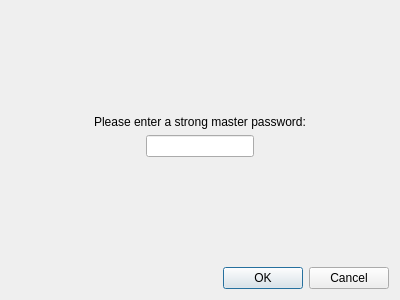
<?xml version="1.0" encoding="UTF-8"?>
<ui version="4.0">
 <class>SetupDialog</class>
 <widget class="QDialog" name="SetupDialog">
  <property name="geometry">
   <rect>
    <x>0</x>
    <y>0</y>
    <width>400</width>
    <height>300</height>
   </rect>
  </property>
  <property name="windowTitle">
   <string>Initial Setup</string>
  </property>
  <property name="locale">
   <locale language="English" country="UnitedStates"/>
  </property>
  <layout class="QVBoxLayout" name="verticalLayout_2">
   <item>
    <layout class="QVBoxLayout" name="verticalLayout">
     <item>
      <spacer name="verticalSpacer">
       <property name="orientation">
        <enum>Qt::Vertical</enum>
       </property>
       <property name="sizeHint" stdset="0">
        <size>
         <width>20</width>
         <height>40</height>
        </size>
       </property>
      </spacer>
     </item>
     <item alignment="Qt::AlignHCenter">
      <widget class="QLabel" name="label">
       <property name="text">
        <string>Please enter a strong master password:</string>
       </property>
      </widget>
     </item>
     <item alignment="Qt::AlignHCenter">
      <widget class="QLineEdit" name="lineEdit">
       <property name="locale">
        <locale language="English" country="UnitedStates"/>
       </property>
       <property name="echoMode">
        <enum>QLineEdit::Password</enum>
       </property>
      </widget>
     </item>
     <item>
      <spacer name="verticalSpacer_2">
       <property name="orientation">
        <enum>Qt::Vertical</enum>
       </property>
       <property name="sizeHint" stdset="0">
        <size>
         <width>20</width>
         <height>40</height>
        </size>
       </property>
      </spacer>
     </item>
    </layout>
   </item>
   <item>
    <widget class="QDialogButtonBox" name="buttonBox">
     <property name="orientation">
      <enum>Qt::Horizontal</enum>
     </property>
     <property name="standardButtons">
      <set>QDialogButtonBox::Cancel|QDialogButtonBox::Ok</set>
     </property>
    </widget>
   </item>
  </layout>
 </widget>
 <resources/>
 <connections>
  <connection>
   <sender>buttonBox</sender>
   <signal>rejected()</signal>
   <receiver>SetupDialog</receiver>
   <slot>reject()</slot>
   <hints>
    <hint type="sourcelabel">
     <x>316</x>
     <y>260</y>
    </hint>
    <hint type="destinationlabel">
     <x>286</x>
     <y>274</y>
    </hint>
   </hints>
  </connection>
 </connections>
</ui>
